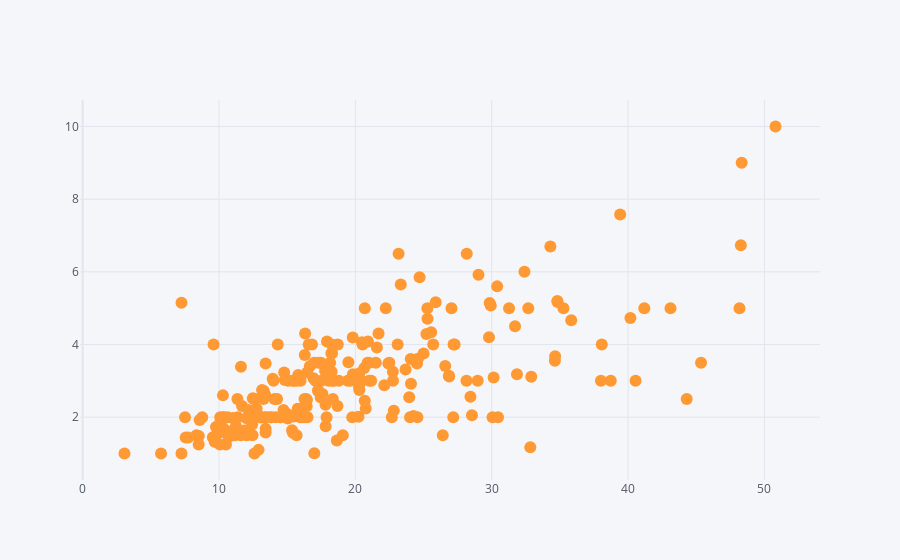

Source (notebook cell):
### Code cell
df1.iplot(x='total_bill',y='tip',mode='markers')

### Figure 1 — Plotly figure (JSON) as saved in the notebook; plotly's stock layout.template omitted (floating-point values rounded to 4 significant figures; data arrays with more than 128 entries replaced by an {"elided": "..."} marker saying what was removed)
{"data": [{"line": {"color": "rgba(255, 153, 51, 1.0)", "dash": "solid", "shape": "linear", "width": 1.3}, "marker": {"size": 12, "symbol": "circle"}, "mode": "markers", "name": "tip", "text": "", "type": "scatter", "x": {"elided": "244 float values"}, "y": {"elided": "244 float values"}}], "layout": {"legend": {"bgcolor": "#F5F6F9", "font": {"color": "#4D5663"}}, "paper_bgcolor": "#F5F6F9", "plot_bgcolor": "#F5F6F9", "title": {"font": {"color": "#4D5663"}}, "xaxis": {"gridcolor": "#E1E5ED", "showgrid": true, "tickfont": {"color": "#4D5663"}, "title": {"font": {"color": "#4D5663"}, "text": ""}, "zerolinecolor": "#E1E5ED"}, "yaxis": {"gridcolor": "#E1E5ED", "showgrid": true, "tickfont": {"color": "#4D5663"}, "title": {"font": {"color": "#4D5663"}, "text": ""}, "zerolinecolor": "#E1E5ED"}}}
